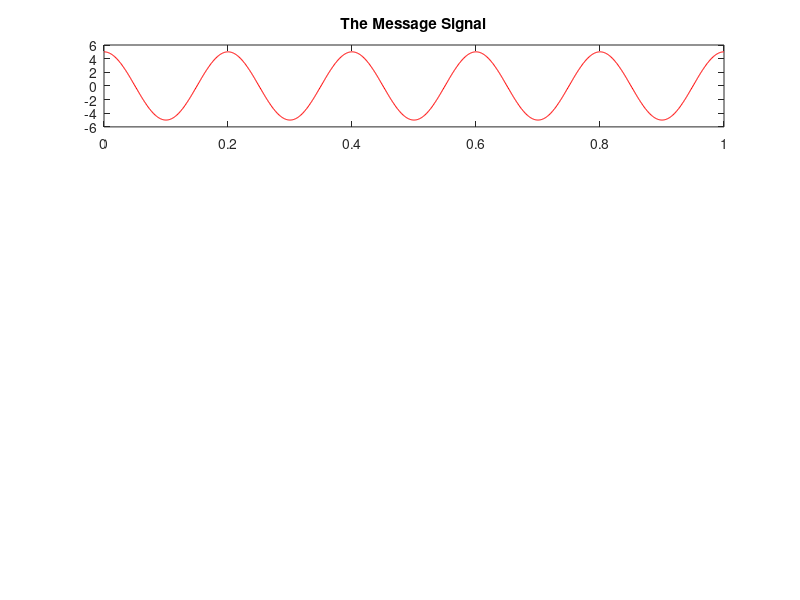

The MATLAB source for this figure: (Note: this script raises an error after producing the figure.)
clc;
close all;
clear all;

am=input('Enter the message amplitude')
fm=input('Enter the message frequency')
ac=input('Enter the carrier amplitude')
fc=input('Enter the carrier frequency')
B=input('Enter the Beta value');
t=0:0.001:1;
x=am*cos(2*pi*fm*t);
c=ac*cos(2*pi*fc*t);
smf=ac*cos((2*pi*fc*t)+(B*sin(2*pi*fm*t)));
pmf=ac*cos((2*pi*fc*t)+(B*cos(2*pi*fm*t)));

subplot(4, 1, 1);
plot(t, x, 'r');
title('The Message Signal');
ylable('---------Message signal amp');
xlabel('---------Time');
grid on;

subplot(4, 1, 2);
plot(t, c, 'y');
title('The Carrier Signal');
ylable('---------Carrier signal amp');
xlabel('---------Time');
grid on;



subplot(4, 1, 3);
plot(t, smf, 'r');
title('The Fm Signal');
ylable('---------Fm signal amp');
xlabel('---------Time');
grid on;



subplot(4, 1, 4);
plot(t, pmf, 'y');
title('The PM Signal');
ylable('---------Pm signal amp');
xlabel('---------Time');
grid on;

